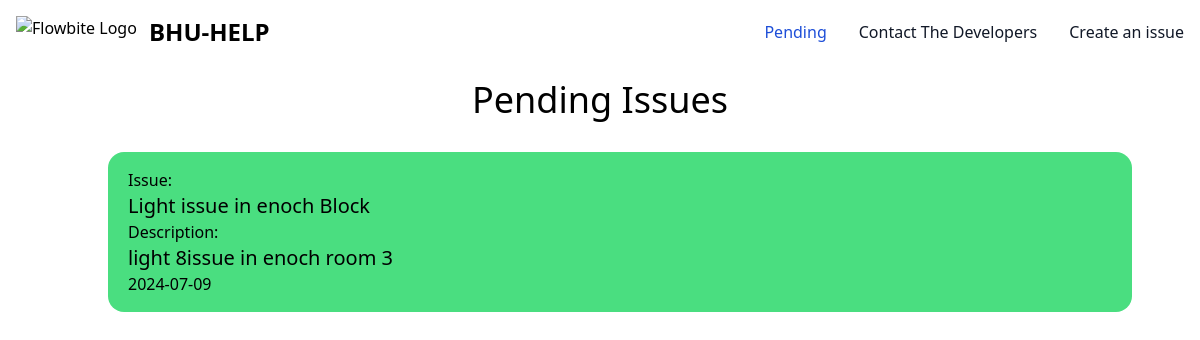
Before: /api/v1/pending/ with the older database file.
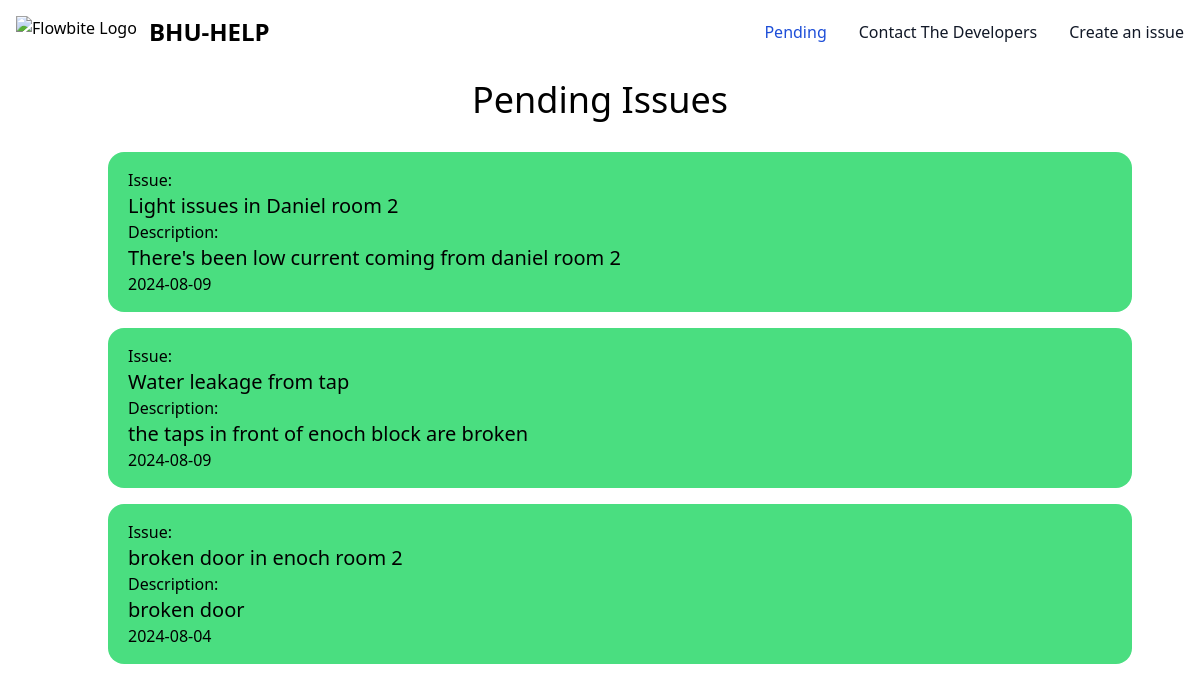
After: the same page with the newer database file.
### core/models.py (models this page shows, shortened)
class Complaint(models.Model):
    MY_CHOICES = (
    ('old boys hostel', 'OBH'),
    ('new boys hostel', 'NBH'),
    ('old girls hostel', 'OGH'),
    ('new girls hostel 1', 'NGH1'),
    ('new girls hostel 2', 'NGH2'),
    )
    BLOCK_CHOICES = (
        ('enoch', 'Block A'),
        ('Daniel', 'Block B'),
        ('moses', 'Block C'),
    )
    name = models.CharField(max_length=100)
    description = models.TextField(max_length=255)
    category = models.ForeignKey(CategoryComplaint, related_name="complaints", on_delete=models.CASCADE, blank=True, null=True)
    date_added = models.DateField(auto_now_add=True)
    hostel = models.CharField(max_length=50, choices=MY_CHOICES, blank=True, null= True)
    block = models.CharField(max_length=50, choices=BLOCK_CHOICES, blank=True, null=True)
    mark_as_done = models.BooleanField(default=False)
    slug = models.SlugField(unique=True)
    class Meta:
        verbose_name_plural = 'complaints'
        ordering = ('-date_added',)
    def get_absolute_url(self):
        return f'/{self.category.slug}/{self.slug}/'

### core/views.py (the view)
# urls.py: path('pending/', complaint.as_view()),
class complaint(APIView):
    def get(self, request, format=None):
        complaints = Complaint.objects.all()
        serializers = ComplaintSerializer(complaints, many=True).data
        return render(request, 'index.html', {
            'complaints_json':serializers
        })

### core/templates/index.html (shortened to what this page needs)
{% extends 'base.html' %}
{% block content %}
<div class="header container md:mx-auto py-4">
    <h1 class="text-4xl text-center">
        Pending Issues
    </h1>
</div>
<div class="container md:mx-auto place-items-center px-3, py-2, rounded-lg">
    {% for item in complaints_json %}
    <a href="#">
        <div class="container px-5 py-4 bg-green-400 rounded-2xl md:mx-5 my-4">
            <h1 class="my-auto text-black">Issue: </h1><h3 class="lead text-base text-xl text-bold">{{ item.name }}</h3>
            <h1 class="my-auto text-black">Description: </h1><p class="lead text-base text-xl">{{ item.description }}</p>
            <p class="lead text-md text-base">{{ item.date_added }}</p>
        </div>
    </a>
    {% endfor %}
</div>
{% load static %}
{% endblock %}

### core/templates/base.html (shortened to what this page needs)
<!DOCTYPE html>
<html lang="en">
<head>
    <script src="https://cdn.tailwindcss.com"></script>
</head>
<body>
    <nav class="bg-white border-gray-200 dark:bg-green-900">
        <div class="max-w-screen-xl flex flex-wrap items-center justify-between mx-auto p-4">
            <a href="https://flowbite.com/" class="flex items-center space-x-3 rtl:space-x-reverse">
                <img src="https://flowbite.com/docs/images/logo.svg" class="h-8" alt="Flowbite Logo" />
                <span class="self-center text-2xl font-semibold whitespace-nowrap dark:text-white">BHU-HELP</span>
            </a>
            <div class="hidden w-full md:block md:w-auto" id="navbar-default">
                <ul
                    class="font-medium flex flex-col p-4 md:p-0 mt-4 border border-gray-100 rounded-lg bg-gray-50 md:flex-row md:space-x-8 rtl:space-x-reverse md:mt-0 md:border-0 md:bg-white dark:bg-gray-800 md:dark:bg-green-900 dark:border-gray-700">
                    <li>
                        <a href="#"
                            class="block py-2 px-3 text-white bg-blue-700 rounded md:bg-transparent md:text-blue-700 md:p-0 dark:text-white md:dark:text-gray-400"
                            aria-current="page">Pending</a>
                    </li>
                    <li>
                        <a href="#"
                            class="block py-2 px-3 text-gray-900 rounded hover:bg-gray-100 md:hover:bg-transparent md:border-0 md:hover:text-gray-700 md:p-0 dark:text-white md:dark:hover:text-gray-500 dark:hover:bg-white dark:hover:text-white md:dark:hover:bg-transparent">Contact The Developers</a>
                    </li>
                    <li>
                        <a href="{% url 'core:new' %}"
                            class="block py-2 px-3 text-gray-900 rounded hover:bg-gray-100 md:hover:bg-transparent md:border-0 md:hover:text-blue-700 md:p-0 dark:text-white md:dark:hover:text-gray-500 dark:hover:bg-gray-700 dark:hover:text-white md:dark:hover:bg-transparent">Create an issue</a>
                    </li>
                </ul>
            </div>
        </div>
    </nav>
    {% block content %}
    {% endblock %}
</body>
</html>

Changed rows visible on the page:
removed Complaint: name "Light issue in enoch Block", description "light 8issue in enoch room 3"
added Complaint: name "Light issues in Daniel room 2", description "There's been low current coming from daniel room 2"
added Complaint: name "Water leakage from tap", description "the taps in front of enoch block are broken"
added Complaint: name "broken door in enoch room 2", description "broken door"
Other visible differences:
new list line: "Issue: Description: 2024-08-09"
new list line: "Issue: Description: 2024-08-04"
list line gone: "Issue: Description: 2024-07-09"
